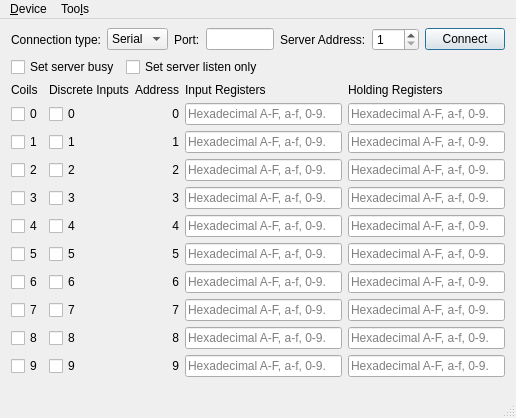
<?xml version="1.0" encoding="UTF-8"?>
<ui version="4.0">
 <class>SMainWindow</class>
 <widget class="QMainWindow" name="SMainWindow">
  <property name="geometry">
   <rect>
    <x>0</x>
    <y>0</y>
    <width>516</width>
    <height>418</height>
   </rect>
  </property>
  <property name="windowTitle">
   <string>Modbus Server Example</string>
  </property>
  <widget class="QWidget" name="centralWidget">
   <layout class="QVBoxLayout" name="verticalLayout">
    <property name="topMargin">
     <number>9</number>
    </property>
    <property name="bottomMargin">
     <number>0</number>
    </property>
    <item>
     <layout class="QGridLayout" name="gridLayout">
      <item row="0" column="5">
       <widget class="QLabel" name="label_27">
        <property name="sizePolicy">
         <sizepolicy hsizetype="Maximum" vsizetype="Preferred">
          <horstretch>0</horstretch>
          <verstretch>0</verstretch>
         </sizepolicy>
        </property>
        <property name="text">
         <string>Server Address:</string>
        </property>
       </widget>
      </item>
      <item row="0" column="7">
       <widget class="QPushButton" name="connectButton">
        <property name="sizePolicy">
         <sizepolicy hsizetype="Maximum" vsizetype="Fixed">
          <horstretch>0</horstretch>
          <verstretch>0</verstretch>
         </sizepolicy>
        </property>
        <property name="text">
         <string>Connect</string>
        </property>
        <property name="checkable">
         <bool>false</bool>
        </property>
        <property name="autoDefault">
         <bool>false</bool>
        </property>
        <property name="default">
         <bool>true</bool>
        </property>
       </widget>
      </item>
      <item row="0" column="6">
       <widget class="QSpinBox" name="serverEdit">
        <property name="sizePolicy">
         <sizepolicy hsizetype="Maximum" vsizetype="Fixed">
          <horstretch>0</horstretch>
          <verstretch>0</verstretch>
         </sizepolicy>
        </property>
        <property name="minimum">
         <number>1</number>
        </property>
        <property name="maximum">
         <number>247</number>
        </property>
       </widget>
      </item>
      <item row="0" column="4">
       <spacer name="horizontalSpacer">
        <property name="orientation">
         <enum>Qt::Horizontal</enum>
        </property>
        <property name="sizeHint" stdset="0">
         <size>
          <width>40</width>
          <height>20</height>
         </size>
        </property>
       </spacer>
      </item>
      <item row="0" column="1">
       <widget class="QComboBox" name="connectType">
        <item>
         <property name="text">
          <string>Serial</string>
         </property>
        </item>
        <item>
         <property name="text">
          <string>TCP</string>
         </property>
        </item>
       </widget>
      </item>
      <item row="0" column="2">
       <widget class="QLabel" name="label_2">
        <property name="sizePolicy">
         <sizepolicy hsizetype="Maximum" vsizetype="Preferred">
          <horstretch>0</horstretch>
          <verstretch>0</verstretch>
         </sizepolicy>
        </property>
        <property name="text">
         <string>Port:</string>
        </property>
       </widget>
      </item>
      <item row="0" column="0">
       <widget class="QLabel" name="label">
        <property name="text">
         <string>Connection type:</string>
        </property>
       </widget>
      </item>
      <item row="0" column="3">
       <widget class="QLineEdit" name="portEdit">
        <property name="sizePolicy">
         <sizepolicy hsizetype="Preferred" vsizetype="Fixed">
          <horstretch>0</horstretch>
          <verstretch>0</verstretch>
         </sizepolicy>
        </property>
       </widget>
      </item>
     </layout>
    </item>
    <item>
     <layout class="QHBoxLayout" name="horizontalLayout">
      <item>
       <widget class="QCheckBox" name="setBusyBox">
        <property name="text">
         <string>Set server busy</string>
        </property>
       </widget>
      </item>
      <item>
       <widget class="QCheckBox" name="listenOnlyBox">
        <property name="text">
         <string>Set server listen only</string>
        </property>
       </widget>
      </item>
      <item>
       <spacer name="horizontalSpacer_2">
        <property name="orientation">
         <enum>Qt::Horizontal</enum>
        </property>
        <property name="sizeHint" stdset="0">
         <size>
          <width>40</width>
          <height>20</height>
         </size>
        </property>
       </spacer>
      </item>
     </layout>
    </item>
    <item>
     <spacer name="verticalSpacer">
      <property name="orientation">
       <enum>Qt::Vertical</enum>
      </property>
      <property name="sizeType">
       <enum>QSizePolicy::Maximum</enum>
      </property>
      <property name="sizeHint" stdset="0">
       <size>
        <width>20</width>
        <height>0</height>
       </size>
      </property>
     </spacer>
    </item>
    <item>
     <layout class="QGridLayout" name="gridLayout_2">
      <item row="3" column="1">
       <widget class="QCheckBox" name="disc_2">
        <property name="text">
         <string>2</string>
        </property>
       </widget>
      </item>
      <item row="3" column="2">
       <widget class="QLabel" name="label_23">
        <property name="text">
         <string>2</string>
        </property>
        <property name="alignment">
         <set>Qt::AlignRight|Qt::AlignTrailing|Qt::AlignVCenter</set>
        </property>
       </widget>
      </item>
      <item row="3" column="4">
       <widget class="QLineEdit" name="holdReg_2">
        <property name="maxLength">
         <number>32767</number>
        </property>
        <property name="placeholderText">
         <string>Hexadecimal A-F, a-f, 0-9.</string>
        </property>
       </widget>
      </item>
      <item row="4" column="0">
       <widget class="QCheckBox" name="coils_3">
        <property name="sizePolicy">
         <sizepolicy hsizetype="Maximum" vsizetype="Fixed">
          <horstretch>0</horstretch>
          <verstretch>0</verstretch>
         </sizepolicy>
        </property>
        <property name="text">
         <string>3</string>
        </property>
       </widget>
      </item>
      <item row="3" column="3">
       <widget class="QLineEdit" name="inReg_2">
        <property name="maxLength">
         <number>32767</number>
        </property>
        <property name="placeholderText">
         <string>Hexadecimal A-F, a-f, 0-9.</string>
        </property>
       </widget>
      </item>
      <item row="4" column="1">
       <widget class="QCheckBox" name="disc_3">
        <property name="text">
         <string>3</string>
        </property>
       </widget>
      </item>
      <item row="4" column="2">
       <widget class="QLabel" name="label_11">
        <property name="text">
         <string>3</string>
        </property>
        <property name="alignment">
         <set>Qt::AlignRight|Qt::AlignTrailing|Qt::AlignVCenter</set>
        </property>
       </widget>
      </item>
      <item row="4" column="3">
       <widget class="QLineEdit" name="inReg_3">
        <property name="maxLength">
         <number>32767</number>
        </property>
        <property name="placeholderText">
         <string>Hexadecimal A-F, a-f, 0-9.</string>
        </property>
       </widget>
      </item>
      <item row="5" column="0">
       <widget class="QCheckBox" name="coils_4">
        <property name="sizePolicy">
         <sizepolicy hsizetype="Maximum" vsizetype="Fixed">
          <horstretch>0</horstretch>
          <verstretch>0</verstretch>
         </sizepolicy>
        </property>
        <property name="text">
         <string>4</string>
        </property>
       </widget>
      </item>
      <item row="4" column="4">
       <widget class="QLineEdit" name="holdReg_3">
        <property name="maxLength">
         <number>32767</number>
        </property>
        <property name="placeholderText">
         <string>Hexadecimal A-F, a-f, 0-9.</string>
        </property>
       </widget>
      </item>
      <item row="5" column="1">
       <widget class="QCheckBox" name="disc_4">
        <property name="text">
         <string>4</string>
        </property>
       </widget>
      </item>
      <item row="5" column="2">
       <widget class="QLabel" name="label_8">
        <property name="text">
         <string>4</string>
        </property>
        <property name="alignment">
         <set>Qt::AlignRight|Qt::AlignTrailing|Qt::AlignVCenter</set>
        </property>
       </widget>
      </item>
      <item row="5" column="3">
       <widget class="QLineEdit" name="inReg_4">
        <property name="maxLength">
         <number>32767</number>
        </property>
        <property name="placeholderText">
         <string>Hexadecimal A-F, a-f, 0-9.</string>
        </property>
       </widget>
      </item>
      <item row="5" column="4">
       <widget class="QLineEdit" name="holdReg_4">
        <property name="maxLength">
         <number>32767</number>
        </property>
        <property name="placeholderText">
         <string>Hexadecimal A-F, a-f, 0-9.</string>
        </property>
       </widget>
      </item>
      <item row="6" column="0">
       <widget class="QCheckBox" name="coils_5">
        <property name="sizePolicy">
         <sizepolicy hsizetype="Maximum" vsizetype="Fixed">
          <horstretch>0</horstretch>
          <verstretch>0</verstretch>
         </sizepolicy>
        </property>
        <property name="text">
         <string>5</string>
        </property>
       </widget>
      </item>
      <item row="6" column="3">
       <widget class="QLineEdit" name="inReg_5">
        <property name="maxLength">
         <number>32767</number>
        </property>
        <property name="placeholderText">
         <string>Hexadecimal A-F, a-f, 0-9.</string>
        </property>
       </widget>
      </item>
      <item row="6" column="1">
       <widget class="QCheckBox" name="disc_5">
        <property name="text">
         <string>5</string>
        </property>
       </widget>
      </item>
      <item row="6" column="2">
       <widget class="QLabel" name="label_12">
        <property name="text">
         <string>5</string>
        </property>
        <property name="alignment">
         <set>Qt::AlignRight|Qt::AlignTrailing|Qt::AlignVCenter</set>
        </property>
       </widget>
      </item>
      <item row="6" column="4">
       <widget class="QLineEdit" name="holdReg_5">
        <property name="maxLength">
         <number>32767</number>
        </property>
        <property name="placeholderText">
         <string>Hexadecimal A-F, a-f, 0-9.</string>
        </property>
       </widget>
      </item>
      <item row="7" column="0">
       <widget class="QCheckBox" name="coils_6">
        <property name="sizePolicy">
         <sizepolicy hsizetype="Maximum" vsizetype="Fixed">
          <horstretch>0</horstretch>
          <verstretch>0</verstretch>
         </sizepolicy>
        </property>
        <property name="text">
         <string>6</string>
        </property>
       </widget>
      </item>
      <item row="1" column="4">
       <widget class="QLineEdit" name="holdReg_0">
        <property name="maxLength">
         <number>32767</number>
        </property>
        <property name="placeholderText">
         <string>Hexadecimal A-F, a-f, 0-9.</string>
        </property>
       </widget>
      </item>
      <item row="2" column="0">
       <widget class="QCheckBox" name="coils_1">
        <property name="sizePolicy">
         <sizepolicy hsizetype="Maximum" vsizetype="Fixed">
          <horstretch>0</horstretch>
          <verstretch>0</verstretch>
         </sizepolicy>
        </property>
        <property name="text">
         <string>1</string>
        </property>
       </widget>
      </item>
      <item row="2" column="1">
       <widget class="QCheckBox" name="disc_1">
        <property name="text">
         <string>1</string>
        </property>
       </widget>
      </item>
      <item row="2" column="2">
       <widget class="QLabel" name="label_22">
        <property name="text">
         <string>1</string>
        </property>
        <property name="alignment">
         <set>Qt::AlignRight|Qt::AlignTrailing|Qt::AlignVCenter</set>
        </property>
       </widget>
      </item>
      <item row="2" column="3">
       <widget class="QLineEdit" name="inReg_1">
        <property name="maxLength">
         <number>32767</number>
        </property>
        <property name="placeholderText">
         <string>Hexadecimal A-F, a-f, 0-9.</string>
        </property>
       </widget>
      </item>
      <item row="2" column="4">
       <widget class="QLineEdit" name="holdReg_1">
        <property name="maxLength">
         <number>32767</number>
        </property>
        <property name="placeholderText">
         <string>Hexadecimal A-F, a-f, 0-9.</string>
        </property>
       </widget>
      </item>
      <item row="3" column="0">
       <widget class="QCheckBox" name="coils_2">
        <property name="sizePolicy">
         <sizepolicy hsizetype="Maximum" vsizetype="Fixed">
          <horstretch>0</horstretch>
          <verstretch>0</verstretch>
         </sizepolicy>
        </property>
        <property name="text">
         <string>2</string>
        </property>
       </widget>
      </item>
      <item row="10" column="3">
       <widget class="QLineEdit" name="inReg_9">
        <property name="maxLength">
         <number>32767</number>
        </property>
        <property name="placeholderText">
         <string>Hexadecimal A-F, a-f, 0-9.</string>
        </property>
       </widget>
      </item>
      <item row="10" column="2">
       <widget class="QLabel" name="label_16">
        <property name="text">
         <string>9</string>
        </property>
        <property name="alignment">
         <set>Qt::AlignRight|Qt::AlignTrailing|Qt::AlignVCenter</set>
        </property>
       </widget>
      </item>
      <item row="10" column="1">
       <widget class="QCheckBox" name="disc_9">
        <property name="text">
         <string>9</string>
        </property>
       </widget>
      </item>
      <item row="10" column="4">
       <widget class="QLineEdit" name="holdReg_9">
        <property name="maxLength">
         <number>32767</number>
        </property>
        <property name="placeholderText">
         <string>Hexadecimal A-F, a-f, 0-9.</string>
        </property>
       </widget>
      </item>
      <item row="7" column="3">
       <widget class="QLineEdit" name="inReg_6">
        <property name="maxLength">
         <number>32767</number>
        </property>
        <property name="placeholderText">
         <string>Hexadecimal A-F, a-f, 0-9.</string>
        </property>
       </widget>
      </item>
      <item row="7" column="1">
       <widget class="QCheckBox" name="disc_6">
        <property name="text">
         <string>6</string>
        </property>
       </widget>
      </item>
      <item row="7" column="4">
       <widget class="QLineEdit" name="holdReg_6">
        <property name="maxLength">
         <number>32767</number>
        </property>
        <property name="placeholderText">
         <string>Hexadecimal A-F, a-f, 0-9.</string>
        </property>
       </widget>
      </item>
      <item row="8" column="0">
       <widget class="QCheckBox" name="coils_7">
        <property name="sizePolicy">
         <sizepolicy hsizetype="Maximum" vsizetype="Fixed">
          <horstretch>0</horstretch>
          <verstretch>0</verstretch>
         </sizepolicy>
        </property>
        <property name="text">
         <string>7</string>
        </property>
       </widget>
      </item>
      <item row="7" column="2">
       <widget class="QLabel" name="label_13">
        <property name="text">
         <string>6</string>
        </property>
        <property name="alignment">
         <set>Qt::AlignRight|Qt::AlignTrailing|Qt::AlignVCenter</set>
        </property>
       </widget>
      </item>
      <item row="8" column="1">
       <widget class="QCheckBox" name="disc_7">
        <property name="text">
         <string>7</string>
        </property>
       </widget>
      </item>
      <item row="8" column="3">
       <widget class="QLineEdit" name="inReg_7">
        <property name="maxLength">
         <number>32767</number>
        </property>
        <property name="placeholderText">
         <string>Hexadecimal A-F, a-f, 0-9.</string>
        </property>
       </widget>
      </item>
      <item row="8" column="2">
       <widget class="QLabel" name="label_14">
        <property name="text">
         <string>7</string>
        </property>
        <property name="alignment">
         <set>Qt::AlignRight|Qt::AlignTrailing|Qt::AlignVCenter</set>
        </property>
       </widget>
      </item>
      <item row="8" column="4">
       <widget class="QLineEdit" name="holdReg_7">
        <property name="maxLength">
         <number>32767</number>
        </property>
        <property name="placeholderText">
         <string>Hexadecimal A-F, a-f, 0-9.</string>
        </property>
       </widget>
      </item>
      <item row="9" column="0">
       <widget class="QCheckBox" name="coils_8">
        <property name="sizePolicy">
         <sizepolicy hsizetype="Maximum" vsizetype="Fixed">
          <horstretch>0</horstretch>
          <verstretch>0</verstretch>
         </sizepolicy>
        </property>
        <property name="text">
         <string>8</string>
        </property>
       </widget>
      </item>
      <item row="9" column="1">
       <widget class="QCheckBox" name="disc_8">
        <property name="text">
         <string>8</string>
        </property>
       </widget>
      </item>
      <item row="9" column="2">
       <widget class="QLabel" name="label_15">
        <property name="text">
         <string>8</string>
        </property>
        <property name="alignment">
         <set>Qt::AlignRight|Qt::AlignTrailing|Qt::AlignVCenter</set>
        </property>
       </widget>
      </item>
      <item row="9" column="3">
       <widget class="QLineEdit" name="inReg_8">
        <property name="maxLength">
         <number>32767</number>
        </property>
        <property name="placeholderText">
         <string>Hexadecimal A-F, a-f, 0-9.</string>
        </property>
       </widget>
      </item>
      <item row="10" column="0">
       <widget class="QCheckBox" name="coils_9">
        <property name="sizePolicy">
         <sizepolicy hsizetype="Maximum" vsizetype="Fixed">
          <horstretch>0</horstretch>
          <verstretch>0</verstretch>
         </sizepolicy>
        </property>
        <property name="text">
         <string>9</string>
        </property>
       </widget>
      </item>
      <item row="9" column="4">
       <widget class="QLineEdit" name="holdReg_8">
        <property name="maxLength">
         <number>32767</number>
        </property>
        <property name="placeholderText">
         <string>Hexadecimal A-F, a-f, 0-9.</string>
        </property>
       </widget>
      </item>
      <item row="0" column="1">
       <widget class="QLabel" name="discreteInputs">
        <property name="text">
         <string>Discrete Inputs</string>
        </property>
       </widget>
      </item>
      <item row="0" column="3">
       <widget class="QLabel" name="inputRegisters">
        <property name="text">
         <string>Input Registers</string>
        </property>
       </widget>
      </item>
      <item row="0" column="0">
       <widget class="QLabel" name="coils">
        <property name="sizePolicy">
         <sizepolicy hsizetype="Maximum" vsizetype="Preferred">
          <horstretch>0</horstretch>
          <verstretch>0</verstretch>
         </sizepolicy>
        </property>
        <property name="text">
         <string>Coils</string>
        </property>
       </widget>
      </item>
      <item row="0" column="2">
       <widget class="QLabel" name="address">
        <property name="text">
         <string>Address</string>
        </property>
        <property name="alignment">
         <set>Qt::AlignRight|Qt::AlignTrailing|Qt::AlignVCenter</set>
        </property>
       </widget>
      </item>
      <item row="0" column="4">
       <widget class="QLabel" name="holdingRegisters">
        <property name="text">
         <string>Holding Registers</string>
        </property>
       </widget>
      </item>
      <item row="1" column="0">
       <widget class="QCheckBox" name="coils_0">
        <property name="sizePolicy">
         <sizepolicy hsizetype="Maximum" vsizetype="Fixed">
          <horstretch>0</horstretch>
          <verstretch>0</verstretch>
         </sizepolicy>
        </property>
        <property name="text">
         <string>0</string>
        </property>
       </widget>
      </item>
      <item row="1" column="1">
       <widget class="QCheckBox" name="disc_0">
        <property name="text">
         <string>0</string>
        </property>
       </widget>
      </item>
      <item row="1" column="3">
       <widget class="QLineEdit" name="inReg_0">
        <property name="maxLength">
         <number>32767</number>
        </property>
        <property name="placeholderText">
         <string>Hexadecimal A-F, a-f, 0-9.</string>
        </property>
       </widget>
      </item>
      <item row="1" column="2">
       <widget class="QLabel" name="label_21">
        <property name="text">
         <string>0</string>
        </property>
        <property name="alignment">
         <set>Qt::AlignRight|Qt::AlignTrailing|Qt::AlignVCenter</set>
        </property>
       </widget>
      </item>
     </layout>
    </item>
    <item>
     <spacer name="verticalSpacer_2">
      <property name="orientation">
       <enum>Qt::Vertical</enum>
      </property>
      <property name="sizeType">
       <enum>QSizePolicy::MinimumExpanding</enum>
      </property>
      <property name="sizeHint" stdset="0">
       <size>
        <width>20</width>
        <height>0</height>
       </size>
      </property>
     </spacer>
    </item>
   </layout>
  </widget>
  <widget class="QStatusBar" name="statusBar"/>
  <widget class="QMenuBar" name="menuBar">
   <property name="geometry">
    <rect>
     <x>0</x>
     <y>0</y>
     <width>516</width>
     <height>22</height>
    </rect>
   </property>
   <widget class="QMenu" name="menu_Device">
    <property name="title">
     <string>&amp;Device</string>
    </property>
    <addaction name="actionConnect"/>
    <addaction name="actionDisconnect"/>
    <addaction name="separator"/>
    <addaction name="actionExit"/>
   </widget>
   <widget class="QMenu" name="menuToo_ls">
    <property name="title">
     <string>Too&amp;ls</string>
    </property>
    <addaction name="actionOptions"/>
   </widget>
   <addaction name="menu_Device"/>
   <addaction name="menuToo_ls"/>
  </widget>
  <action name="actionConnect">
   <property name="icon">
    <iconset resource="../master/master.qrc">
     <normaloff>:/images/connect.png</normaloff>:/images/connect.png</iconset>
   </property>
   <property name="text">
    <string>&amp;Connect</string>
   </property>
  </action>
  <action name="actionDisconnect">
   <property name="icon">
    <iconset resource="../master/master.qrc">
     <normaloff>:/images/disconnect.png</normaloff>:/images/disconnect.png</iconset>
   </property>
   <property name="text">
    <string>&amp;Disconnect</string>
   </property>
  </action>
  <action name="actionExit">
   <property name="icon">
    <iconset resource="../master/master.qrc">
     <normaloff>:/images/application-exit.png</normaloff>:/images/application-exit.png</iconset>
   </property>
   <property name="text">
    <string>&amp;Quit</string>
   </property>
  </action>
  <action name="actionOptions">
   <property name="icon">
    <iconset resource="../master/master.qrc">
     <normaloff>:/images/settings.png</normaloff>:/images/settings.png</iconset>
   </property>
   <property name="text">
    <string>&amp;Options</string>
   </property>
  </action>
 </widget>
 <layoutdefault spacing="6" margin="11"/>
 <tabstops>
  <tabstop>connectType</tabstop>
  <tabstop>portEdit</tabstop>
  <tabstop>serverEdit</tabstop>
  <tabstop>connectButton</tabstop>
  <tabstop>coils_0</tabstop>
  <tabstop>disc_0</tabstop>
  <tabstop>inReg_0</tabstop>
  <tabstop>holdReg_0</tabstop>
  <tabstop>coils_1</tabstop>
  <tabstop>disc_1</tabstop>
  <tabstop>inReg_1</tabstop>
  <tabstop>holdReg_1</tabstop>
  <tabstop>coils_2</tabstop>
  <tabstop>disc_2</tabstop>
  <tabstop>inReg_2</tabstop>
  <tabstop>holdReg_2</tabstop>
  <tabstop>coils_3</tabstop>
  <tabstop>disc_3</tabstop>
  <tabstop>inReg_3</tabstop>
  <tabstop>holdReg_3</tabstop>
  <tabstop>coils_4</tabstop>
  <tabstop>disc_4</tabstop>
  <tabstop>inReg_4</tabstop>
  <tabstop>holdReg_4</tabstop>
  <tabstop>coils_5</tabstop>
  <tabstop>disc_5</tabstop>
  <tabstop>inReg_5</tabstop>
  <tabstop>holdReg_5</tabstop>
  <tabstop>coils_6</tabstop>
  <tabstop>disc_6</tabstop>
  <tabstop>inReg_6</tabstop>
  <tabstop>holdReg_6</tabstop>
  <tabstop>coils_7</tabstop>
  <tabstop>disc_7</tabstop>
  <tabstop>inReg_7</tabstop>
  <tabstop>holdReg_7</tabstop>
  <tabstop>coils_8</tabstop>
  <tabstop>disc_8</tabstop>
  <tabstop>inReg_8</tabstop>
  <tabstop>holdReg_8</tabstop>
  <tabstop>coils_9</tabstop>
  <tabstop>disc_9</tabstop>
  <tabstop>inReg_9</tabstop>
  <tabstop>holdReg_9</tabstop>
 </tabstops>
 <resources>
  <include location="../master/master.qrc"/>
 </resources>
 <connections/>
</ui>
